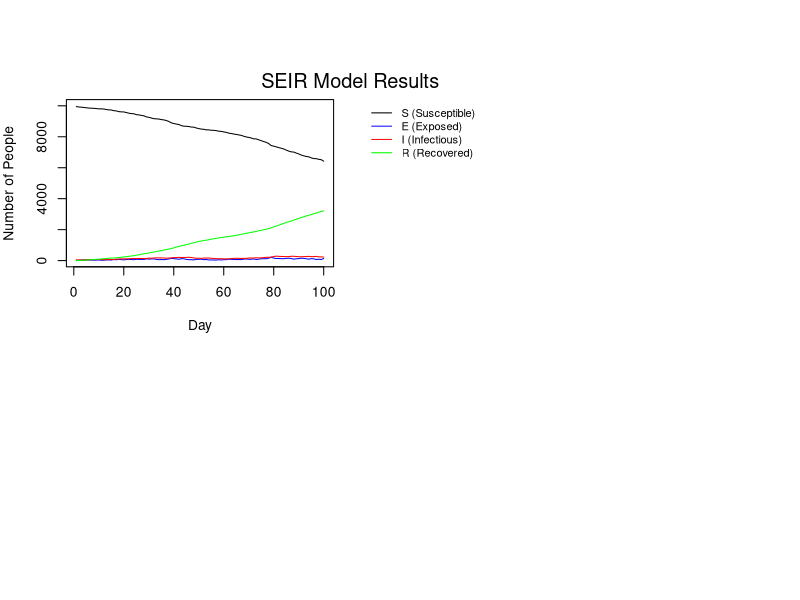

R code for this plot:
###########################################################
# File:    Submission.R
# Authors: Colin McDonagh (s2213748), Matthew Poole (s2892092)
# , James Horn (s2304075)
# Date:    2025-10-13
###########################################################
#
### About
#
# This document contains an implementation of an SEIR model as 
# described in the Extended Statistical Programming module.
#
#
### Contributions:
#
# All members attended the majority of workshops and communicated remotely about progress made outside of
# class time.
#
# Colin McDonagh (%)  
#                      
#                     
#                      
#                      
#
# Matthew Poole  (%)  
#                      
#                      
#                      
#                       
#
# James Horn     (%)  
#                     
#                     
#

n = 10000; hmax = 5
h1 <- rep(rep(1:n, sample(1:hmax,n, replace=TRUE)), length.out=n)
beta <- runif(n)

get.net = function(beta, h, n_c=15) {
  #' Creates a list of vectors, with each vector at position i containing the indices of people that person i is connected with socially.
  #' This is done by looping through each person, calculating their network based on the probability they are connected to someone else, 
  #' and then recording these values at position i of the list, and then recording the value i at each index of the list of the person
  #' in the social network
  #' @param beta A list of uniform random deviates
  #' @param h a vector describing who shares houses
  #' @param n_c a value dictating the average number of connections per person.
  #' 
  #' @return a list of vectors, with the vector at position i being the social network of person i.
  
  
  n <- length(h)
  
  # Create a list of vectors for who shares a house with who, as people sharing houses cannot be in the same social network.
  house_network <- lapply(h, function(x) which(x == h))
  
  # Generate an empty list to populate with connections
  social_network <- vector("list",n)
  
  # loop through each person in the network
  for (i in 1:n) {
    # Create probabilities that person i is connected with each other person. 
    # Only consider person i and onwards as these values will be symmetric.
    network_probs <- c(rep(0,i-1), (beta[i]*n_c*beta[i:n])/(mean(beta)^2*(n-1))) 
    
    # Create probabilities to compare the network probs with.
    # The first i values are 1 as the first (i-1) have already been assigned networks, and person i cannot be in a network with themself. 
    probs <- c(rep(1,i), runif(n-i))
    
    # Assign the indices of people sharing a network to a vector, and exclude anyone who lives with them
    social_indices <- which(network_probs > probs)[-house_network[[i]]]
    
    # append the indices of people in person i's network to the list
    social_network[[i]] <- c(social_network[[i]], social_indices)
    
    # append person i to the network of each person in person i's network
    social_network[social_indices] <- lapply(social_network[social_indices], function(x) c(x, i))
  }
  
  return(social_network)
}


nseir <- function(beta,h,alink,alpha=c(.1,.01,.01),delta=.2,gamma=.4,nc=15, nt = 100,pinf = .005){
  n <- length(h)
  ni <- round(n * pinf)

  k <- (alpha[3]*nc*beta)/(mean(beta)^2*(n-1))
  
  x <- rep(0, n)
  
  start_inf <- sample(1:n, ni, replace=FALSE)
  x[start_inf] <- 2
  
  S <- E <- I <- R <- t_vec <- rep(0,nt)
  S[1] <- sum(x==0)
  I[1] <- sum(x==2)

  pre_unif1 <- matrix(runif(n * nt), nrow = nt, ncol = n)
  pre_unif2 <- matrix(runif(n * nt), nrow = nt, ncol = n)
  
  for (t in 2:nt){

    any_inf_vec <- rep(0,n)
    
    ii_inf <- which(x==2)
    
    for (i in ii_inf){
      house_ii <- which(h==h[i])
      pnet_ii <- alink[[i]]
      
      personal_con <- rep(0,n)
      personal_con[house_ii] <- alpha[1]
      personal_con[pnet_ii] <- alpha[2]
      
      rnet_con <- beta[i] * k
      
      unif1 <- pre_unif1[, t]
      unif2 <- pre_unif2[, t]
      
      inf_vec1 <- personal_con >= unif1
      inf_vec2 <- rnet_con >= unif2
      
      inf_vec <- inf_vec1 | inf_vec2
      
      any_inf_vec <- inf_vec | any_inf_vec
    }
    
    u <- runif(n) ## uniform random deviates
    x[x==2&u<delta] <- 3 ## I -> R with prob delta 
    x[x==1&u<gamma] <- 2 ## E -> I with prob gamma 
    x[x==0&(1*any_inf_vec)==1] <- 1 ## S -> E with prob beta*I[i-1] 
    S[t] <- sum(x==0); E[t] <- sum(x==1)
    I[t] <- sum(x==2); R[t] <- sum(x==3)
    t_vec[t] <- t
  }  
  return(list(S=S,E=E,I=I,R=R,t=t_vec))
}

plot_seir = function(seir_results_list, title = 'SEIR Model Results') {

    #' Plots a list of SEIR model results in a 2x2 grid layout, showing the
    #' evolution of SEIR (Susceptible, Exposed, Infectious, Recovered) 
    #' compartments for one or more simulation results. Each element of
    #' `seir_results_list` should be a list containing vectors `S`, `E`,
    #' `I`, and `R` representing daily counts of individuals in each state.
    #' 
    #' @param seir_results_list A list of all model results
    #' @param title optional title for overall window
    #'     

    # Generate the grid layout with margin outside layout for legend
    par(mfrow = c(2, 2), mar = c(4, 4, 2, 1), oma = c(0, 0, 4, 6))

    for (i in seq_along(seir_results_list)) {
        
        # Obtain results timeframe in days
        seir_results <- seir_results_list[[i]]
        n_days <- length(seir_results$S)
        days <- 1:n_days

        # Generate line graphs for each class member of the population per day
        plot(
            days
            , seir_results$S
            , type = "l"
            , col = "black"
            , ylim = c(0, n)
            , xlab = "Day"
            , ylab = "Number of People"
        )
        lines(days, seir_results$E, col = "blue")
        lines(days, seir_results$I, col = "red")
        lines(days, seir_results$R, col = "green")
    }

    # End layout plotting
    par(xpd = NA)

    # Create a clear legend for all plots
    legend("topright",
        inset = c(-0.55, 0),
        legend = c("S (Susceptible)", "E (Exposed)", "I (Infectious)", "R (Recovered)"),
        col = c("black", "blue", "red", "green"),
        lty = 1,
        xpd = NA,
        bty = "n",
        cex = 0.8)

    # Add a title for the overall window
    mtext(title, outer = TRUE, line = -1.5, cex = 1.2)
}

# Run Simulation
alink <- get.net(runif(n), h1, 15)
results_list <- list(
    nseir(beta, h1, alink)

)
plot_seir(results_list)
